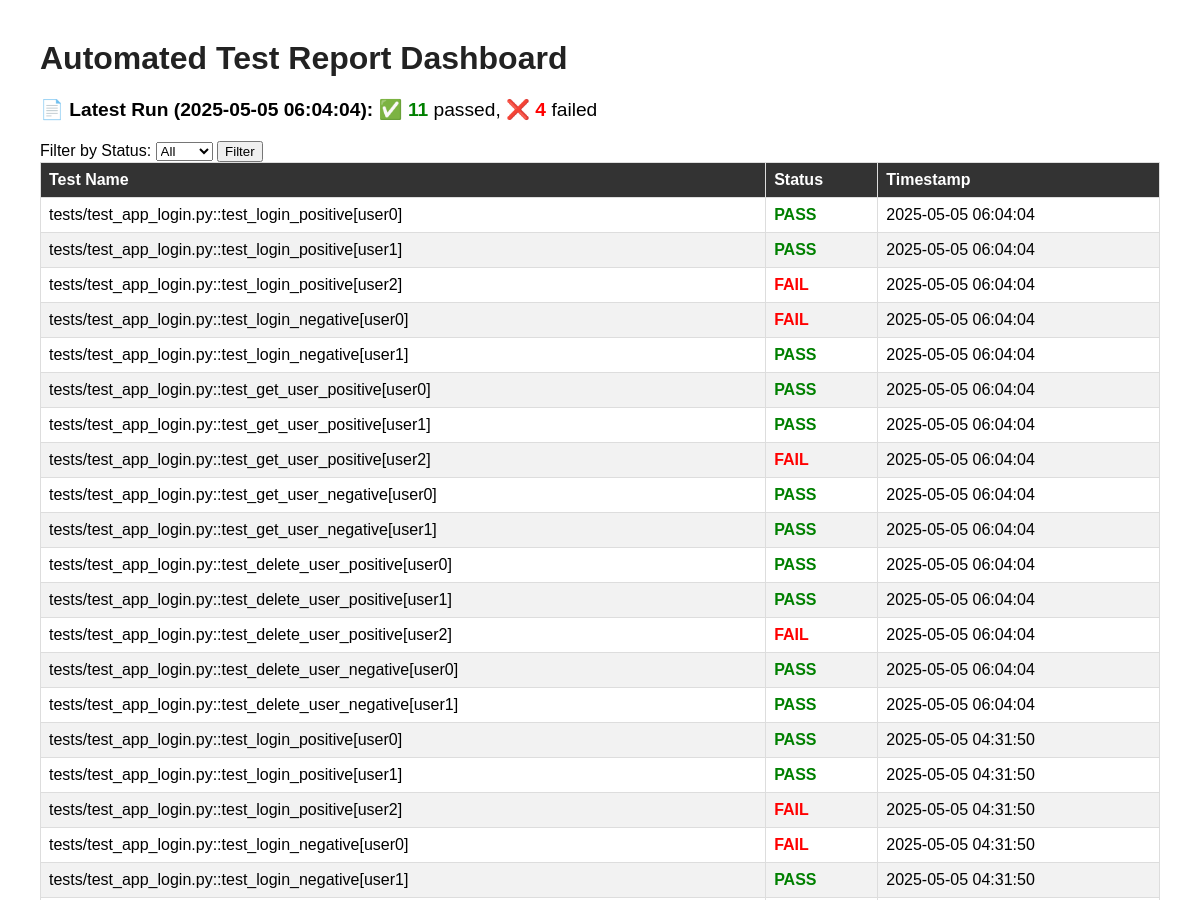
The app's page / (upper part), older data.
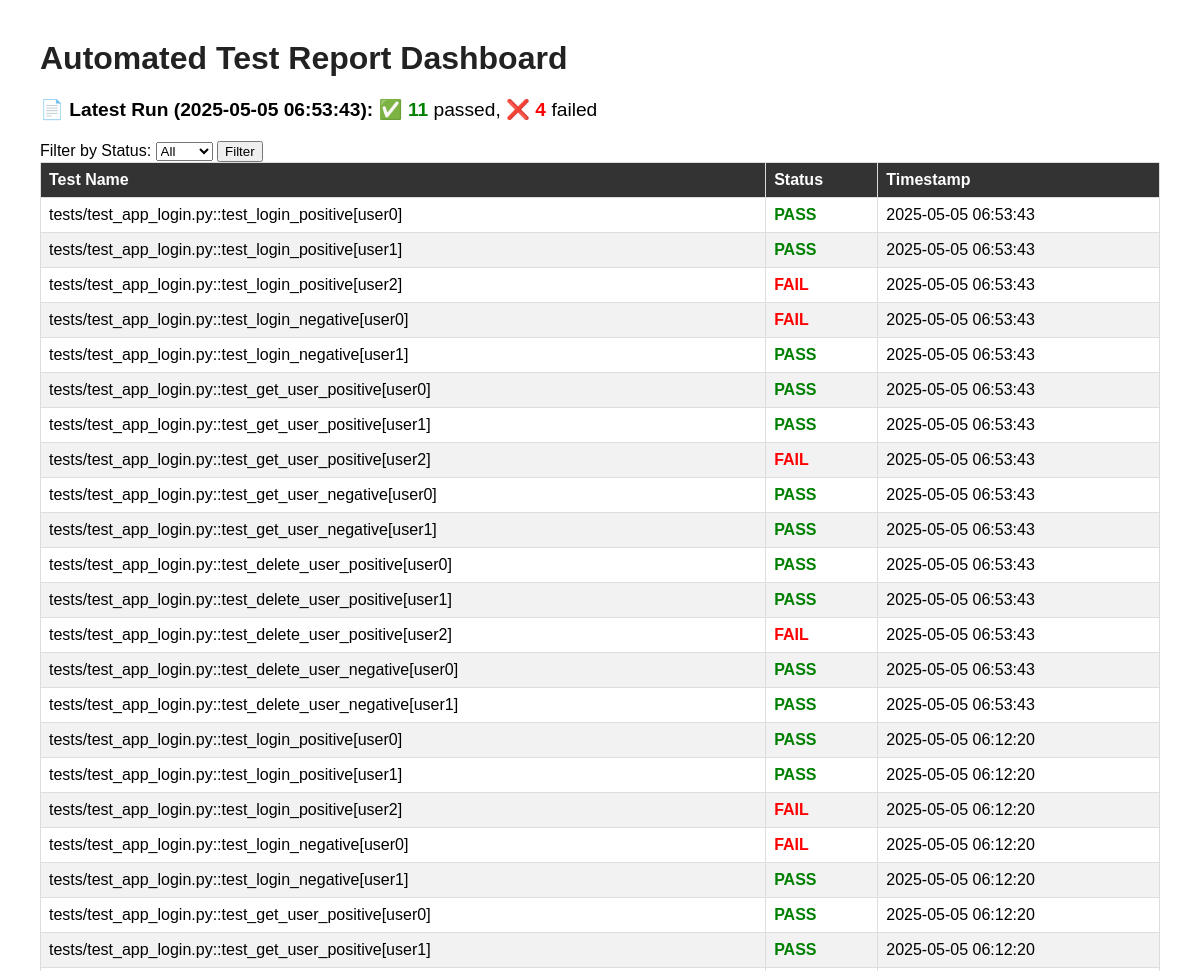
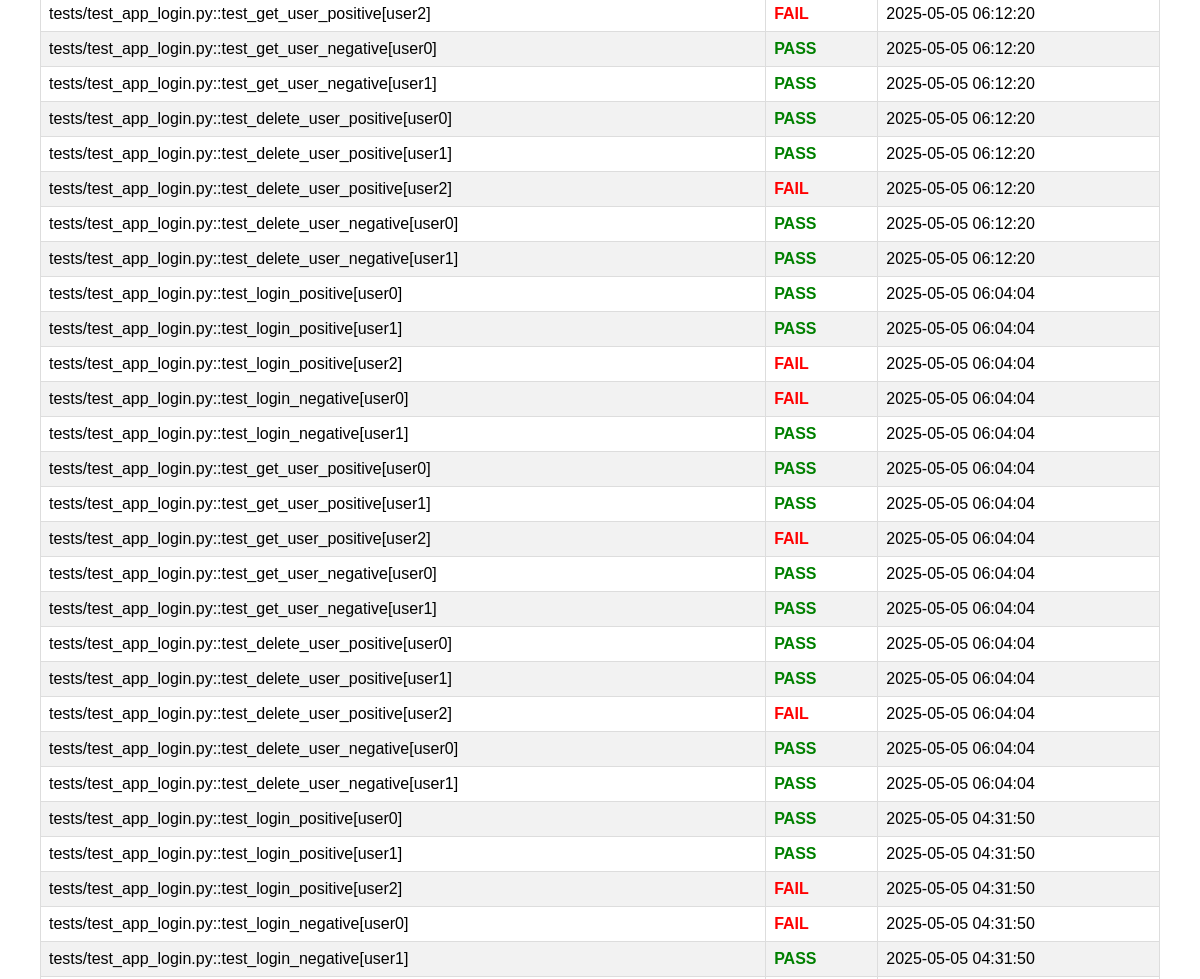
The same page, newer data (2 pictures, top to bottom).
### tables this page shows
CREATE TABLE test_results (id INTEGER PRIMARY KEY AUTOINCREMENT, run_id TEXT, timestamp TEXT, test_name TEXT, status TEXT );

### dashboard_app.py (the view)
@app.route("/")
def dashboard():
    try:
        conn = sqlite3.connect(REPORT_DB_PATH, check_same_thread=False)
        conn.row_factory = sqlite3.Row  # ✅ Enable named access
        cursor = conn.cursor()
        status_filter = request.args.get("status")
        if status_filter:
            cursor.execute("SELECT * FROM test_results WHERE status=? ORDER BY timestamp DESC", (status_filter,))
        else:
            cursor.execute("SELECT * FROM test_results ORDER BY timestamp DESC")
        results = cursor.fetchall()
        cursor.execute("SELECT run_id FROM test_results ORDER BY timestamp DESC LIMIT 1")
        latest_run = cursor.fetchone()
        summary = {"timestamp": "N/A", "PASS": 0, "FAIL": 0}
        if latest_run:
            latest_run_id = latest_run["run_id"]
            cursor.execute("SELECT timestamp FROM test_results WHERE run_id=? LIMIT 1", (latest_run_id,))
            ts_row = cursor.fetchone()
            summary["timestamp"] = ts_row["timestamp"] if ts_row else "N/A"
            cursor.execute("SELECT status, COUNT(*) FROM test_results WHERE run_id=? GROUP BY status", (latest_run_id,))
            counts = cursor.fetchall()
            for row in counts:
                summary[row["status"]] = row["COUNT(*)"]
        conn.close()
        summary["PASS"] = summary.get("PASS", 0)
        summary["FAIL"] = summary.get("FAIL", 0)
        return render_template("dashboard.html", results=results, summary=summary)
    except Exception as e:
        return f"<h1>Error</h1><p>{e}</p>"

### templates/dashboard.html (shortened to what this page needs)
<!DOCTYPE html>
<html>
<head>
</head>
<body>
    <h1>Automated Test Report Dashboard</h1>
    <div class="summary">
        📄 <strong>Latest Run ({{ summary.timestamp or 'N/A' }}):</strong>
        ✅ <span class="pass">{{ summary.PASS }}</span> passed,
        ❌ <span class="fail">{{ summary.FAIL }}</span> failed
    </div>
    <form method="get">
        Filter by Status:
        <select name="status">
            <option value="">All</option>
        </select>
        <button type="submit">Filter</button>
    </form>
    <table>
        <thead>
            <tr>
                <th>Test Name</th>
                <th>Status</th>
                <th>Timestamp</th>
            </tr>
        </thead>
        <tbody>
            {% for row in results %}
            <tr>
                <td>{{ row['test_name'] }}</td>
                <td class="{{ row['status']|lower }}">{{ row['status'] }}</td>
                <td>{{ row['timestamp'] }}</td>
            </tr>
            {% endfor %}
        </tbody>
    </table>
</body>
</html>

Row changes from the older to the newer data that the page shows:
added test_results: timestamp "2025-05-05 06:53:43", test_name "tests/test_app_login.py::test_login_positive[user0]", status "PASS"
added test_results: test_name "tests/test_app_login.py::test_login_positive[user1]", status "PASS", timestamp "2025-05-05 06:53:43"
added test_results: test_name "tests/test_app_login.py::test_login_positive[user2]", status "FAIL", timestamp "2025-05-05 06:53:43"
added test_results: test_name "tests/test_app_login.py::test_login_negative[user0]", status "FAIL", timestamp "2025-05-05 06:53:43"
added test_results: test_name "tests/test_app_login.py::test_login_negative[user1]", status "PASS", timestamp "2025-05-05 06:53:43"
added test_results: test_name "tests/test_app_login.py::test_get_user_positive[user0]", status "PASS", timestamp "2025-05-05 06:53:43"
added test_results: test_name "tests/test_app_login.py::test_get_user_positive[user1]", status "PASS", timestamp "2025-05-05 06:53:43"
added test_results: test_name "tests/test_app_login.py::test_get_user_positive[user2]", status "FAIL", timestamp "2025-05-05 06:53:43"
added test_results: test_name "tests/test_app_login.py::test_get_user_negative[user0]", status "PASS", timestamp "2025-05-05 06:53:43"
added test_results: test_name "tests/test_app_login.py::test_get_user_negative[user1]", status "PASS", timestamp "2025-05-05 06:53:43"
added test_results: test_name "tests/test_app_login.py::test_delete_user_positive[user0]", status "PASS", timestamp "2025-05-05 06:53:43"
added test_results: test_name "tests/test_app_login.py::test_delete_user_positive[user1]", status "PASS", timestamp "2025-05-05 06:53:43"
added test_results: test_name "tests/test_app_login.py::test_delete_user_positive[user2]", status "FAIL", timestamp "2025-05-05 06:53:43"
added test_results: test_name "tests/test_app_login.py::test_delete_user_negative[user0]", status "PASS", timestamp "2025-05-05 06:53:43"
added test_results: test_name "tests/test_app_login.py::test_delete_user_negative[user1]", status "PASS", timestamp "2025-05-05 06:53:43"
added test_results: test_name "tests/test_app_login.py::test_login_positive[user0]", status "PASS", timestamp "2025-05-05 06:12:20"
added test_results: test_name "tests/test_app_login.py::test_login_positive[user1]", status "PASS", timestamp "2025-05-05 06:12:20"
added test_results: test_name "tests/test_app_login.py::test_login_positive[user2]", status "FAIL", timestamp "2025-05-05 06:12:20"
added test_results: test_name "tests/test_app_login.py::test_login_negative[user0]", status "FAIL", timestamp "2025-05-05 06:12:20"
added test_results: test_name "tests/test_app_login.py::test_login_negative[user1]", status "PASS", timestamp "2025-05-05 06:12:20"
added test_results: test_name "tests/test_app_login.py::test_get_user_positive[user0]", status "PASS", timestamp "2025-05-05 06:12:20"
added test_results: test_name "tests/test_app_login.py::test_get_user_positive[user1]", status "PASS", timestamp "2025-05-05 06:12:20"
added test_results: test_name "tests/test_app_login.py::test_get_user_positive[user2]", status "FAIL", timestamp "2025-05-05 06:12:20"
added test_results: test_name "tests/test_app_login.py::test_get_user_negative[user0]", status "PASS", timestamp "2025-05-05 06:12:20"
added test_results: test_name "tests/test_app_login.py::test_get_user_negative[user1]", status "PASS", timestamp "2025-05-05 06:12:20"
added test_results: test_name "tests/test_app_login.py::test_delete_user_positive[user0]", status "PASS", timestamp "2025-05-05 06:12:20"
added test_results: test_name "tests/test_app_login.py::test_delete_user_positive[user1]", status "PASS", timestamp "2025-05-05 06:12:20"
added test_results: test_name "tests/test_app_login.py::test_delete_user_positive[user2]", status "FAIL", timestamp "2025-05-05 06:12:20"
added test_results: test_name "tests/test_app_login.py::test_delete_user_negative[user0]", status "PASS", timestamp "2025-05-05 06:12:20"
added test_results: test_name "tests/test_app_login.py::test_delete_user_negative[user1]", status "PASS", timestamp "2025-05-05 06:12:20"
Text that changed along with them:
{{ summary.timestamp or 'N/A' }}: "2025-05-05 06:04:04" → "2025-05-05 06:53:43"
